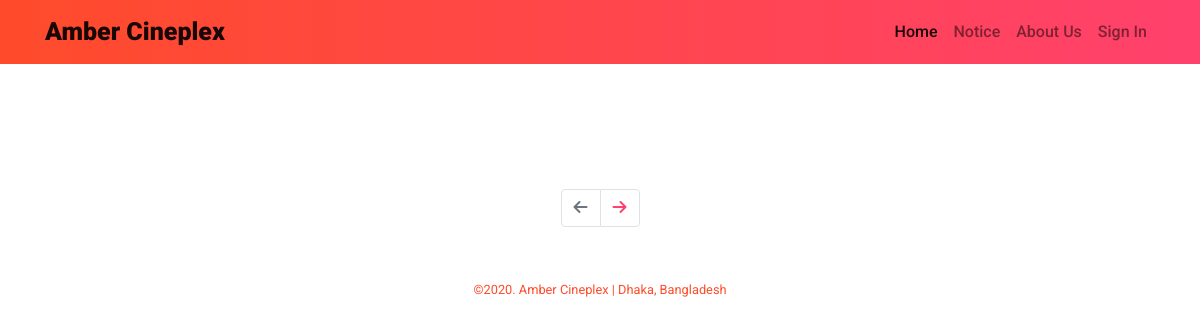
The page /notice.php on the database as committed earlier.
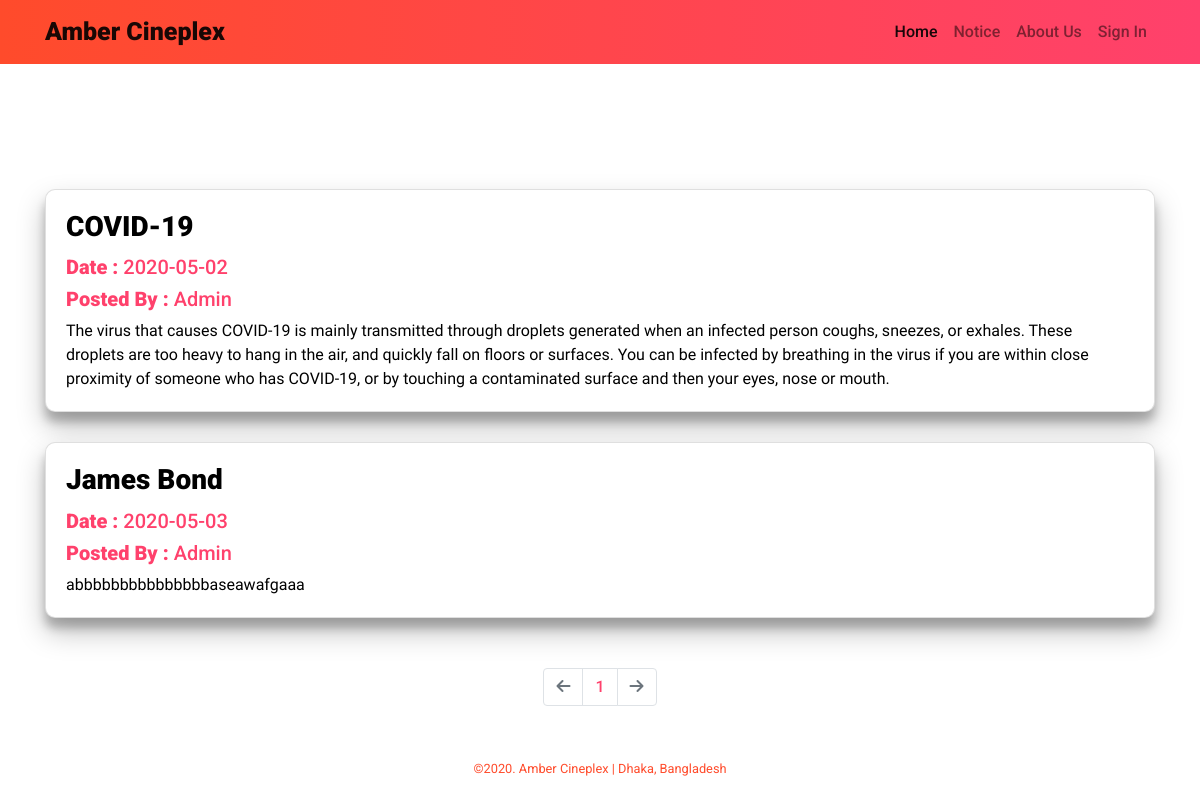
The same page on the database as committed later.
### tables this page shows
CREATE TABLE `notice` (
  `id` int(10) NOT NULL,
  `post_by` varchar(60) NOT NULL,
  `date` date NOT NULL,
  `title` varchar(100) NOT NULL,
  `post_details` text NOT NULL
);

### notice.php (the view, shortened to what this page needs)
<?php
$conn = OpenCon();
$limit = 3;
$page = isset($_GET['page']) ? $_GET['page'] : 1;
$start = ($page - 1) * $limit;
$sql = "SELECT * FROM notice limit $start, $limit";
$result = mysqli_query($conn, $sql);
$sqlCount = "SELECT count(id) AS id FROM notice";
$resultCount = mysqli_query($conn, $sqlCount);
$noticeCount = $resultCount->fetch_all(MYSQLI_ASSOC);
$total = $noticeCount[0]['id'];
$pages = ceil($total / $limit);
$Previous = $page - 1;
$Next = $page + 1;
?>
<!DOCTYPE html>
<html lang="en">
<head>
    <link rel="stylesheet" href="https://stackpath.bootstrapcdn.com/bootstrap/4.4.1/css/bootstrap.min.css">
    <link rel="stylesheet" href="bootstrap/css/bootstrap.min.css">
    <link rel="stylesheet" href="style.css">
    <link rel="stylesheet" href="profile.css">
    <link rel="stylesheet" href="purchase.css">
</head>
<body>
<nav class="navbar navbar-expand-lg navbar-light bg-light  theme-bg">
  <div class="container">
            <a class="navbar-brand" href="index.php">Amber Cineplex</a>
            <div class="collapse navbar-collapse justify-content-end" id="navbarNavAltMarkup">
                <div class="navbar-nav">
                    <a class="nav-item nav-link active" href="index.php">Home <span class="sr-only">(current)</span></a>
                    <a class="nav-item nav-link" href="notice.php">Notice</a>
                    <a class="nav-item nav-link" href="contactUs.php">About Us</a>
                    <?php
                    if (!isset($_SESSION["username"])) {
                        echo '<a class="nav-item nav-link" href="login.php">Sign In</a>';
                    }
                    ?>
                </div>
            </div>
        </div>
</nav>
    <div class="container carousel-container ">
        <?php
        while ($row = mysqli_fetch_assoc($result)) {
            echo '
            <div  class="card notice-card">
                <div  class="card-body">
                <h3 class="card-title">' . $row['title'] . '</h3>
                <h5 class="card-text"><b>Date : </b>' . $row['date'] . '</h5>
                <h5 class="card-text"><b>Posted By : </b>' . $row['post_by'] . '</h5>
                <p class="card-text">' . $row['post_details'] . '</p>';
            echo '
                </div>
                </div>
            ';
        }
        ?>
    </div>
    <nav aria-label="Page navigation example pagination-style">
        <ul class="pagination justify-content-center">
            <li class="page-item <?php if($page==1){
                echo 'disabled';
            }?>">
                <a class="page-link" href="notice.php?page=<?= $Previous; ?>" tabindex="-1" aria-disabled="true"><i class="fas fa-arrow-left"></i></a>
            </li>
            <?php for ($i = 1; $i <= $pages; $i++) {
                echo '<li class="page-item"><a class="page-link" href="notice.php?page=' . $i . '">' . $i . '</a></li>';
            } ?>
            <li class="page-item <?php if($page==$pages){
                echo 'disabled';
            }?>">
                <a class="page-link" href="notice.php?page=<?= $Next; ?>"><i class="fas fa-arrow-right"></i></a>
            </li>
        </ul>
    </nav>
    <footer>
        <small>©2020. Amber Cineplex | Dhaka, Bangladesh</small>
    </footer>
</body>
</html>

Rows that differ between the two databases and show on the page:
added notice: title "COVID-19", date "2020-05-02", post_by "Admin", post_details "The virus that causes COVID-19 is mainly transmitted through droplets generated when an infected person coughs, sneezes, or exhales. These droplets are too heavy to hang in the air, and quickly fall on floors or surfaces. You can be infected by breathing in the virus if you are within close proximity of someone who has COVID-19, or by touching a contaminated surface and then your eyes, nose or mouth."
added notice: title "James Bond", date "2020-05-03", post_by "Admin", post_details "abbbbbbbbbbbbbbbaseawafgaaa"
Other text that changed with them:
new list line: "1"
